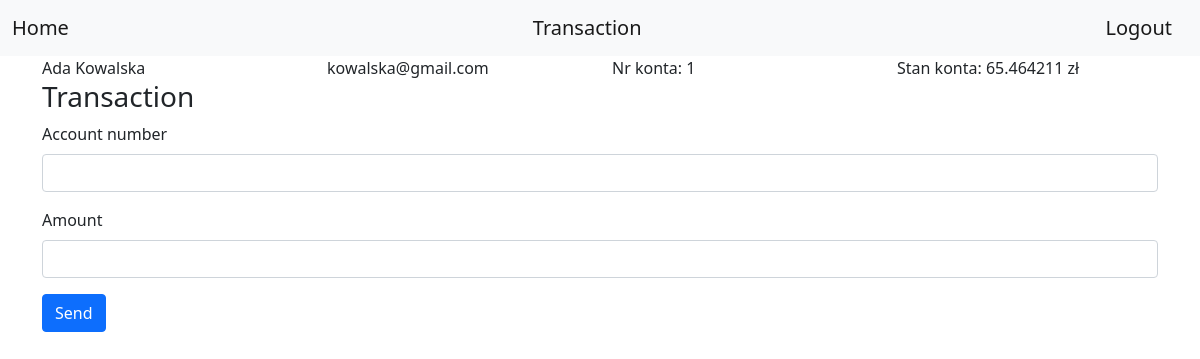
Page /transaction (signed in) on the committed database.
### website/models.py (models this page shows)
class User(db.Model, UserMixin):
    id = db.Column(db.Integer, primary_key=True)
    name = db.Column(db.String(150))
    email = db.Column(db.String(150))
    password = db.Column(db.String(150))
    balance = db.Column(db.Float, default=100)

### website/__init__.py (the view, shortened to what this page needs)
@app.route("/transaction", methods=["GET", "POST"])
@login_required
def transaction():
    return render_template("transaction.html", user=current_user)

### website/__init__.py (called while the page is built)
@login_manager.user_loader
def load_user(id):
    return User.query.get(int(id))

### website/templates/transaction.html (shortened to what this page needs)
<!DOCTYPE html>
<html lang="en">
<head>
</head>
<body>
<link href="https://cdn.jsdelivr.net/npm/bootstrap@5.0.2/dist/css/bootstrap.min.css" rel="stylesheet">
<nav class="navbar navbar-light bg-light">
  <div class="container-fluid">
      {% if user.is_authenticated %}
    <a class="navbar-brand" href="/">Home</a>
    <a class="navbar-brand" href="/transaction">Transaction</a>
      <a class="navbar-brand" href="/logout">Logout</a>
      {% else %}
    <a class="navbar-brand" href="/login">Login</a>
    <a class="navbar-brand" href="/signup">Sign Up</a>
      {% endif %}
  </div>
</nav>
<div class="container">
 <div class="row">
    <div class="col">
      {{ user.name }}
    </div>
    <div class="col">
      {{ user.email }}
    </div>
    <div class="col">
      Nr konta: {{ user.id }}
    </div>
     <div class="col">
      Stan konta: {{ user.balance }} zł
    </div>
  </div>
        <form method="POST">
            <h3>Transaction</h3>
  <div class="mb-3">
    <label for="id" class="form-label">Account number</label>
    <input type="text" class="form-control" id="id" name="id">
  </div>
            <div class="mb-3">
    <label for="amount" class="form-label">Amount</label>
    <input type="text" class="form-control" id="amount" name="amount">
  </div>
  <button type="submit" class="btn btn-primary">Send</button>
</form>
</div>
</body>
</html>

### rows in the picture
User: name "Ada Kowalska", email "kowalska@gmail.com", id "1", balance "65.464211"
